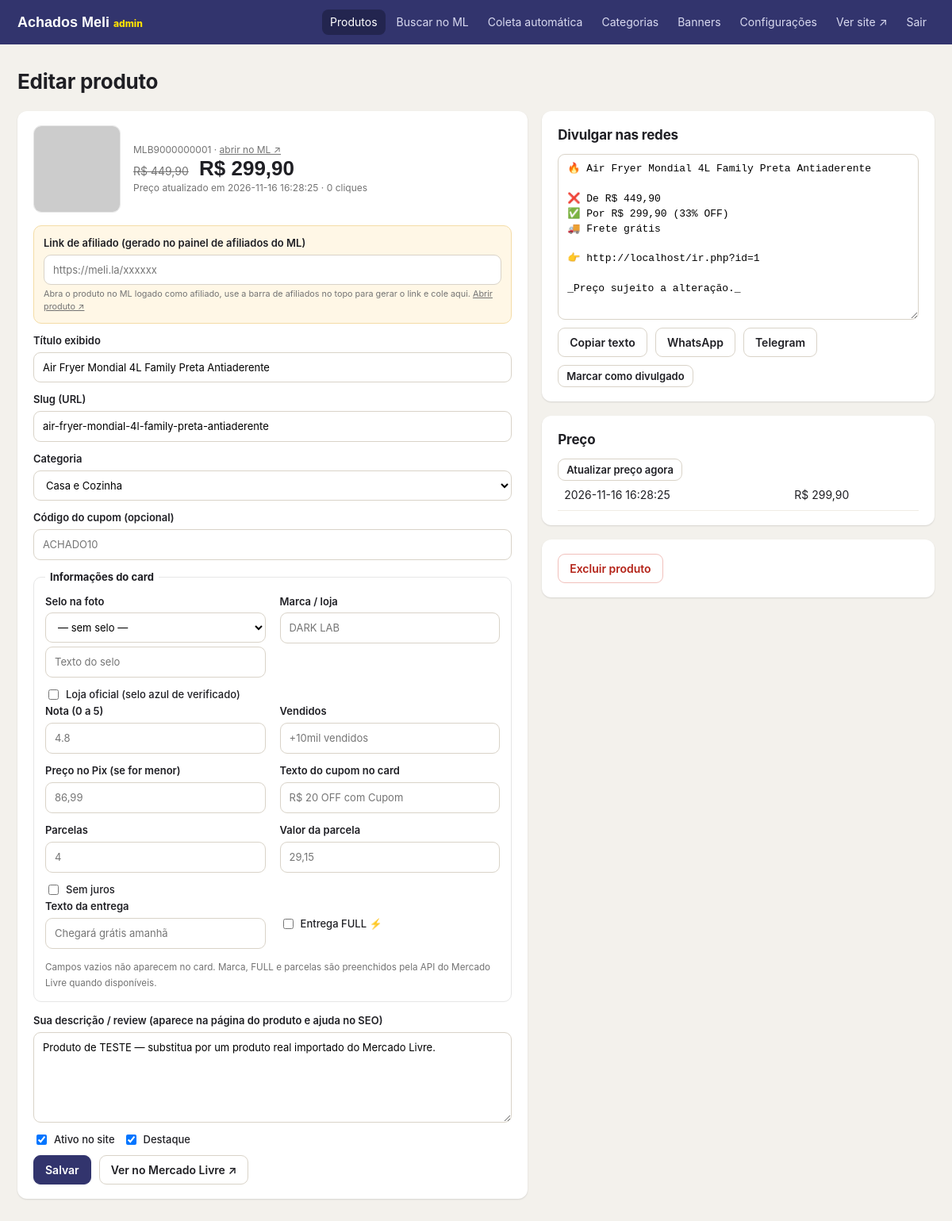
Page /admin/editar.php?id=1 (signed in) on the committed database.
### tables this page shows
CREATE TABLE IF NOT EXISTS products (
  id INT AUTO_INCREMENT PRIMARY KEY,
  ml_id VARCHAR(255) NOT NULL UNIQUE,
  title TEXT NOT NULL,
  slug VARCHAR(255) NOT NULL UNIQUE,
  price DECIMAL(12,2) NOT NULL DEFAULT 0,
  original_price DECIMAL(12,2) NULL,
  image TEXT,
  permalink TEXT,
  affiliate_url TEXT,
  category_id INT NULL,
  ml_category_id VARCHAR(255) NULL,
  free_shipping INT NOT NULL DEFAULT 0,
  item_condition VARCHAR(255) NULL,
  description TEXT,
  coupon VARCHAR(255) NULL,
  featured INT NOT NULL DEFAULT 0,
  active INT NOT NULL DEFAULT 1,
  clicks INT NOT NULL DEFAULT 0,
  posted_at VARCHAR(255) NULL,
  price_updated_at VARCHAR(255) NULL,
  created_at VARCHAR(255) NOT NULL,
  updated_at VARCHAR(255) NOT NULL
);

CREATE TABLE IF NOT EXISTS price_history (
  id INT AUTO_INCREMENT PRIMARY KEY,
  product_id INT NOT NULL,
  price DECIMAL(12,2) NOT NULL,
  recorded_at VARCHAR(255) NOT NULL
);

### src/helpers.php (called while the page is built, shortened)
<?php
function e(?string $s): string
{
    return htmlspecialchars((string)$s, ENT_QUOTES, 'UTF-8');
}
function base_url(): string
{
    $https = (!empty($_SERVER['HTTPS']) && $_SERVER['HTTPS'] !== 'off')
        || (($_SERVER['HTTP_X_FORWARDED_PROTO'] ?? '') === 'https');
    $host = $_SERVER['HTTP_HOST'] ?? 'localhost';
    $root = realpath(__DIR__ . '/..');
    $docRoot = realpath($_SERVER['DOCUMENT_ROOT'] ?? '') ?: '';
    $sub = '';
    if ($docRoot && str_starts_with($root, $docRoot)) {
        $sub = str_replace('\\', '/', substr($root, strlen($docRoot)));
    }
    return ($https ? 'https' : 'http') . '://' . $host . rtrim($sub, '/');
}
function url(string $path = ''): string
{
    return base_url() . '/' . ltrim($path, '/');
}
function product_url(array $p): string
{
    return go_url($p);
}
function go_url(array $p): string
{
    return url('ir.php?id=' . (int)$p['id']);
}
function money(?float $v): string
{
    return 'R$ ' . number_format($v, 2, ',', '.');
}
function discount_pct(array $p): int
{
    $o = (float)($p['original_price'] ?? 0);
    $n = (float)($p['price'] ?? 0);
    return (int)round((1 - $n / $o) * 100);
}
function categories(): array
{
    return db()->query('SELECT * FROM categories ORDER BY sort_order, name')->fetchAll();
}
function social_text(array $p): string
{
    $lines = [];
    $lines[] = '🔥 ' . $p['title'];
    $pct = discount_pct($p);
    if ($pct > 0) {
        $lines[] = '';
        $lines[] = '❌ De ' . money((float)$p['original_price']);
        $lines[] = '✅ Por ' . money((float)$p['price']) . " ({$pct}% OFF)";
    } else {
        $lines[] = '';
        $lines[] = '💰 ' . money((float)$p['price']);
    }
    if (!empty($p['free_shipping'])) $lines[] = '🚚 Frete grátis';
    $lines[] = '';
    $lines[] = '👉 ' . product_url($p);
    $lines[] = '';
    $lines[] = '_Preço sujeito a alteração._';
    return implode("\n", $lines);
}

### src/db.php (called while the page is built, shortened)
<?php
function db(): PDO
{
    static $pdo = null;
    if ($pdo) return $pdo;
    global $CONFIG;
    if (($CONFIG['db_driver'] ?? 'sqlite') === 'mysql') {
        $m = $CONFIG['mysql'];
        $opts = [PDO::ATTR_ERRMODE => PDO::ERRMODE_EXCEPTION, PDO::ATTR_TIMEOUT => 5];
        $server = "mysql:host={$m['host']};port={$m['port']};charset=utf8mb4";
        try {
            $pdo = new PDO("$server;dbname={$m['database']}", $m['user'], $m['password'], $opts);
        } catch (PDOException $ex) {
            if (($ex->errorInfo[1] ?? null) !== 1049 && !str_contains($ex->getMessage(), '[1049]')) db_fail($ex);
            try {
                $tmp = new PDO($server, $m['user'], $m['password'], $opts);
                $tmp->exec('CREATE DATABASE IF NOT EXISTS `' . str_replace('`', '', $m['database']) . '` CHARACTER SET utf8mb4 COLLATE utf8mb4_unicode_ci');
                $pdo = new PDO("$server;dbname={$m['database']}", $m['user'], $m['password'], $opts);
            } catch (PDOException $ex2) {
                db_fail($ex2);
            }
        }
    } else {
        $path = $CONFIG['sqlite_path'];
        if (!is_dir(dirname($path))) mkdir(dirname($path), 0775, true);
        $pdo = new PDO('sqlite:' . $path);
        $pdo->exec('PRAGMA foreign_keys = ON');
        $pdo->exec('PRAGMA journal_mode = WAL');
    }
    $pdo->setAttribute(PDO::ATTR_ERRMODE, PDO::ERRMODE_EXCEPTION);
    $pdo->setAttribute(PDO::ATTR_DEFAULT_FETCH_MODE, PDO::FETCH_ASSOC);
    return $pdo;
}

### admin/editar.php (the view, shortened to what this page needs)
<?php
require __DIR__ . '/../src/admin_layout.php';
$pdo = db();
$id = (int)($_GET['id'] ?? 0);
$st = $pdo->prepare('SELECT * FROM products WHERE id = ?');
$st->execute([$id]);
$p = $st->fetch();
$hist = $pdo->prepare('SELECT price, recorded_at FROM price_history WHERE product_id=? ORDER BY recorded_at DESC LIMIT 15');
$hist->execute([$id]);
$history = $hist->fetchAll();
$text = social_text($p);
?>
<div class="edit-layout">
  <form method="post" class="card">
    <div class="edit-head">
      <img src="<?= e($p['image']) ?>" alt="">
      <div>
        <div class="muted small"><?= e($p['ml_id']) ?> · <a href="<?= e($p['permalink']) ?>" target="_blank" rel="noopener">abrir no ML ↗</a></div>
        <div class="big-price">
          <?php if (discount_pct($p)): ?><s><?= money((float)$p['original_price']) ?></s><?php endif; ?>
          <?= money((float)$p['price']) ?>
        </div>
        <div class="muted small">Preço atualizado em <?= e($p['price_updated_at']) ?> · <?= (int)$p['clicks'] ?> cliques</div>
      </div>
    </div>
    <label class="hl">Link de afiliado (gerado no painel de afiliados do ML)
      <input name="affiliate_url" value="<?= e($p['affiliate_url']) ?>" placeholder="https://meli.la/xxxxxx">
      <small>Abra o produto no ML logado como afiliado, use a barra de afiliados no topo para gerar o link e cole aqui.
        <a href="<?= e($p['permalink']) ?>" target="_blank" rel="noopener">Abrir produto ↗</a></small>
    </label>
    <label>Título exibido <input name="title" value="<?= e($p['title']) ?>"></label>
    <label>Slug (URL) <input name="slug" value="<?= e($p['slug']) ?>"></label>
    <label>Categoria <?= category_select('category_id', $p['category_id'] !== null ? (int)$p['category_id'] : null) ?></label>
    <label>Código do cupom (opcional) <input name="coupon" value="<?= e($p['coupon']) ?>" placeholder="ACHADO10"></label>
    <fieldset class="card-fields">
      <legend>Informações do card</legend>
      <?php $badges = ['' => '— sem selo —', 'BLACK FRIDAY' => 'BLACK FRIDAY (preto)', 'OFERTA DO DIA' => 'OFERTA DO DIA (azul)', 'MAIS VENDIDO' => 'MAIS VENDIDO (laranja)', 'OFERTA RELÂMPAGO' => 'OFERTA RELÂMPAGO (vermelho)'];
            $cur = (string)($p['badge'] ?? ''); $isCustom = $cur !== '' && !isset($badges[$cur]); ?>
      <div class="grid-2">
        <label>Selo na foto
          <select name="badge" onchange="this.form.badge_custom.hidden = this.value !== '__custom'">
            <?php foreach ($badges as $v => $l): ?><option value="<?= e($v) ?>" <?= $cur === $v ? 'selected' : '' ?>><?= e($l) ?></option><?php endforeach; ?>
          </select>
          <input name="badge_custom" value="<?= e($isCustom ? $cur : '') ?>" placeholder="Texto do selo" <?= $isCustom ? '' : 'hidden' ?>>
        </label>
        <label>Marca / loja <input name="brand" value="<?= e($p['brand']) ?>" placeholder="DARK LAB"></label>
      </div>
      <label class="inline"><input type="checkbox" name="brand_verified" <?= !empty($p['brand_verified']) ? 'checked' : '' ?>> Loja oficial (selo azul de verificado)</label>
      <div class="grid-2">
        <label>Nota (0 a 5) <input name="rating" value="<?= e($p['rating'] !== null ? (string)$p['rating'] : '') ?>" placeholder="4.8"></label>
        <label>Vendidos <input name="sold_label" value="<?= e($p['sold_label']) ?>" placeholder="+10mil vendidos"></label>
      </div>
      <div class="grid-2">
        <label>Preço no Pix (se for menor) <input name="pix_price" value="<?= e($p['pix_price'] !== null ? number_format((float)$p['pix_price'], 2, ',', '') : '') ?>" placeholder="86,99"></label>
        <label>Texto do cupom no card <input name="coupon_label" value="<?= e($p['coupon_label']) ?>" placeholder="R$ 20 OFF com Cupom"></label>
      </div>
      <div class="grid-2">
        <label>Parcelas <input type="number" min="1" name="installments_qty" value="<?= e((string)($p['installments_qty'] ?? '')) ?>" placeholder="4"></label>
        <label>Valor da parcela <input name="installments_value" value="<?= e($p['installments_value'] !== null ? number_format((float)$p['installments_value'], 2, ',', '') : '') ?>" placeholder="29,15"></label>
      </div>
      <label class="inline"><input type="checkbox" name="installments_free" <?= !empty($p['installments_free']) ? 'checked' : '' ?>> Sem juros</label>
      <div class="grid-2">
        <label>Texto da entrega <input name="delivery_label" value="<?= e($p['delivery_label']) ?>" placeholder="Chegará grátis amanhã"></label>
        <label class="inline" style="margin-top:22px"><input type="checkbox" name="is_full" <?= !empty($p['is_full']) ? 'checked' : '' ?>> Entrega FULL ⚡</label>
      </div>
      <small class="muted">Campos vazios não aparecem no card. Marca, FULL e parcelas são preenchidos pela API do Mercado Livre quando disponíveis.</small>
    </fieldset>
    <label>Sua descrição / review (aparece na página do produto e ajuda no SEO)
      <textarea name="description" rows="5"><?= e($p['description']) ?></textarea></label>
    <div class="row">
      <label class="inline"><input type="checkbox" name="active" <?= $p['active'] ? 'checked' : '' ?>> Ativo no site</label>
      <label class="inline"><input type="checkbox" name="featured" <?= $p['featured'] ? 'checked' : '' ?>> Destaque</label>
    </div>
    <div class="row">
      <button class="btn btn-primary">Salvar</button>
      <a class="btn" href="<?= e(product_url($p)) ?>" target="_blank" rel="noopener">Ver no Mercado Livre ↗</a>
    </div>
  </form>
  <div>
    <div class="card">
      <h2>Divulgar nas redes</h2>
      <textarea id="social" rows="10" readonly><?= e($text) ?></textarea>
      <div class="row">
        <button type="button" class="btn" data-copy="#social">Copiar texto</button>
        <a class="btn" target="_blank" rel="noopener" href="https://wa.me/?text=<?= rawurlencode($text) ?>">WhatsApp</a>
        <a class="btn" target="_blank" rel="noopener" href="https://t.me/share/url?url=<?= rawurlencode(product_url($p)) ?>&text=<?= rawurlencode($text) ?>">Telegram</a>
      </div>
      <form method="post" class="row">
        <?php if ($p['posted_at']): ?>
          <span class="ok-text">Divulgado em <?= e($p['posted_at']) ?></span>
          <input type="hidden" name="action" value="unposted"><button class="btn btn-sm">Desmarcar</button>
        <?php else: ?>
          <input type="hidden" name="action" value="posted"><button class="btn btn-sm">Marcar como divulgado</button>
        <?php endif; ?>
      </form>
    </div>
    <div class="card">
      <h2>Preço</h2>
      <form method="post"><?= csrf_field() ?><input type="hidden" name="action" value="refresh">
        <button class="btn btn-sm">Atualizar preço agora</button></form>
      <table class="tbl small">
        <?php foreach ($history as $h): ?>
          <tr><td><?= e($h['recorded_at']) ?></td><td><?= money((float)$h['price']) ?></td></tr>
        <?php endforeach; ?>
      </table>
    </div>
    <form method="post" class="card" data-confirm="Excluir este produto?">
      <button class="btn btn-danger">Excluir produto</button>
    </form>
  </div>
</div>

### assets/style.css (style rules this page uses)
:root { --brand:#ffe102; --navy:#32346d; --navy-d:#23254f; --bg:#ededed; --paper:#fff; --ink:#1f1f24; --muted:#737373; --line:#e6e6e6; --accent:#32346d; --accent-d:#23254f; --green:#00995c; --blue:#2a5bd7; --r:8px; --shadow:0 1px 2px rgba(0,0,0,.12); }
* { box-sizing:border-box }
html { -webkit-text-size-adjust:100% }
body { margin:0;background:var(--bg);color:var(--ink);font:14px/1.45 Inter,system-ui,-apple-system,Segoe UI,Roboto,sans-serif }
a { color:inherit }
img { max-width:100%;display:block }
.muted { color:var(--muted) }
.small { font-size:12px }
h1,h2,h3 { letter-spacing:-.01em }
body.admin { background:#f3f1ec }
.card { background:#fff;border-radius:12px;padding:18px 20px;box-shadow:var(--shadow);margin-bottom:18px }
.card h2 { font-size:17px;margin:0 0 12px }
.grid-2 { display:grid;grid-template-columns:1fr 1fr;gap:18px;align-items:start }
.admin label { display:block;font-size:13px;font-weight:600;margin-bottom:12px }
.admin label small { display:block;font-weight:400;color:var(--muted);margin-top:4px }
.admin label.inline { display:inline-flex;align-items:center;gap:6px;margin:0;font-weight:500 }
.admin label.hl { background:#fff7e6;border:1px solid #f4dca6;border-radius:10px;padding:12px }
.admin input:not([type=checkbox]),.admin select,.admin textarea { display:block;width:100%;margin-top:5px;font:inherit;font-weight:400;padding:9px 11px;border:1px solid #d9d3c8;border-radius:9px;background:#fff }
.admin textarea { resize:vertical }
.btn { display:inline-block;font:600 14px Inter,sans-serif;padding:9px 14px;border-radius:9px;border:1px solid #d9d3c8;background:#fff;color:var(--ink);cursor:pointer;text-decoration:none;white-space:nowrap }
.btn-primary { background:var(--accent);border-color:var(--accent);color:#fff }
.btn-danger { color:#b42318;border-color:#f1c0bb }
.btn-sm { padding:5px 10px;font-size:13px }
.row { display:flex;gap:10px;align-items:center;flex-wrap:wrap;margin-top:10px }
.tbl { width:100%;border-collapse:collapse;font-size:14px }
.tbl td { padding:8px;border-bottom:1px solid #f0ece4;vertical-align:middle }
.card-fields { border:1px solid var(--line);border-radius:10px;padding:12px 14px 14px;margin:6px 0 14px }
.card-fields legend { font-weight:700;font-size:13px;padding:0 6px }
.edit-layout { display:grid;grid-template-columns:1.3fr 1fr;gap:18px;align-items:start }
.edit-head { display:flex;gap:16px;align-items:center;margin-bottom:16px }
.edit-head img { width:110px;height:110px;object-fit:contain;border:1px solid var(--line);border-radius:10px }
.big-price { font:800 26px "Bricolage Grotesque",sans-serif }
.big-price s { font:400 14px Inter,sans-serif;color:var(--muted);margin-right:6px }
#social { font-size:13px;font-family:ui-monospace,Menlo,monospace }

### rows in the picture
products: ml "MLB9000000001", original_price "R$ 449,90", price "R$ 299,90", price_updated_at "2026-11-16 16:28:25", clicks "0", title "Air Fryer Mondial 4L Family Preta Antiaderente", slug "air-fryer-mondial-4l-family-preta-antiaderente", description "Produto de TESTE — substitua por um produto real importado do Mercado Livre.", active "☑", featured "☑"
price_history: recorded_at "2026-11-16 16:28:25", price "R$ 299,90"

### other values in the picture
$site "Achados Meli"
$label "Produtos"
$label "Buscar no ML"
$label "Coleta automática"
$label "Categorias"
$label "Banners"
$label "Configurações"
$title "Editar produto"
form field category_id "Casa e Cozinha"
form field badge "— sem selo —"
